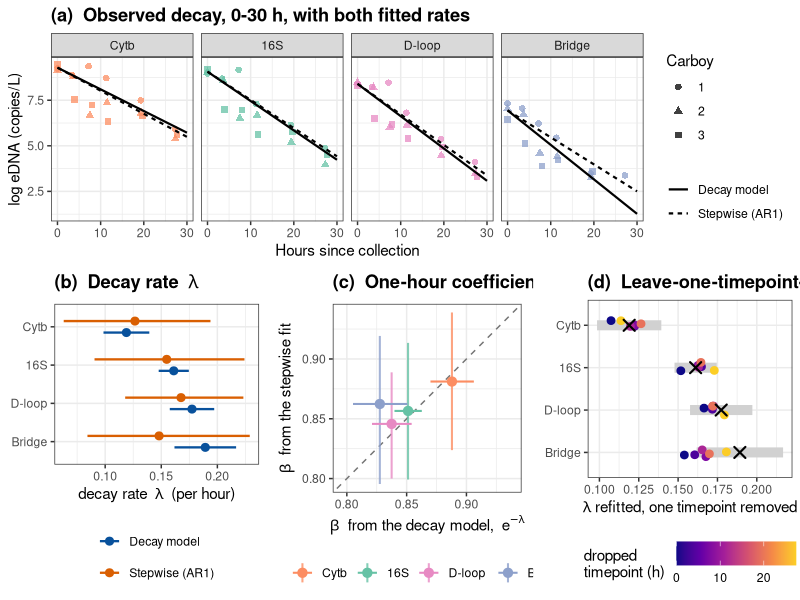

R code for this plot:
# =============================================================================
# ar1_decay_check.R
# -----------------------------------------------------------------------------
# Cross-check on the marker decay rates, independent of the Bayesian fit.
#
# THE CONCERN
#   The decay model fits one exponential through all timepoints at once, so a
#   distant timepoint carries more leverage on the slope than a near one.
#
# THE CHECK
#   Re-estimate each rate from consecutive timepoints only. On the log scale
#   exponential decay is an autoregression with the coefficient fixed at 1 and
#   the decay carried by the intercept,
#
#       log C_t = log C_{t-1} - lambda * dt
#
#   so the estimator is a regression of the step change on the step length
#   through the origin. Every transition contributes once whatever its absolute
#   time, which is the equal weighting the concern asks for. The implied
#   one-hour autoregressive coefficient is beta = exp(-lambda).
#
#   Uncertainty on the stepwise estimate comes from a nonparametric bootstrap
#   over transitions, since consecutive differences share endpoints and an
#   ordinary regression standard error would be optimistic.
#
#   Finally the decay fit is refitted with each timepoint dropped in turn. If
#   one timepoint were driving the rate, that would show it.
#
# OUTPUTS
#   outputs/ddPCR/ar1_decay_check.csv
#   plots/ddPCR/ar1_decay_check.png
#
# No Stan required. Reads only data/Final_decay_ddPCR_datasheet.csv and
# outputs/ddPCR/carboy_rates.csv. Run from the repository root.
# =============================================================================

suppressPackageStartupMessages({
  library(here); library(dplyr); library(tidyr); library(forcats)
  library(ggplot2); library(cowplot); library(RColorBrewer)
})

set.seed(1)

HOURS_MAX <- 30      # the window the published model is fitted on
N_BOOT    <- 4000

marker_map     <- c(Cytb = "cytb", `16S` = "Tt_16S",
                    Dloop = "Tt_DLL1", Bridge = "Tt_longFrag")
locus_levels   <- c("cytb", "Tt_16S", "Tt_DLL1", "Tt_longFrag")
marker_display <- c(cytb = "Cytb", Tt_16S = "16S",
                    Tt_DLL1 = "D-loop", Tt_longFrag = "Bridge")
marker_colors  <- setNames(brewer.pal(4, "Set2")[c(2, 1, 4, 3)], locus_levels)
lab <- function(x) unname(marker_display[as.character(x)])

# --- Data: one mean log concentration per carboy x marker x timepoint --------

raw <- read.csv(here("data", "Final_decay_ddPCR_datasheet.csv"),
                stringsAsFactors = FALSE)

series <- raw %>%
  filter(!Control, Component == "DNA", Carboy %in% 1:3,
         Marker %in% names(marker_map), Hours_base <= HOURS_MAX) %>%
  mutate(marker   = factor(unname(marker_map[Marker]), levels = locus_levels),
         copies_L = as.numeric(copies_mL) * 1000) %>%
  filter(!is.na(copies_L), copies_L > 0) %>%
  group_by(Carboy, marker, Timepoint) %>%
  summarise(t = mean(Hours_base), logC = mean(log(copies_L)), .groups = "drop") %>%
  arrange(Carboy, marker, t)

steps <- series %>%
  group_by(Carboy, marker) %>%
  mutate(dt = t - lag(t), dlog = logC - lag(logC)) %>%
  filter(!is.na(dt), dt > 0) %>%
  ungroup()

# --- Estimator 1: the decay model --------------------------------------------

published <- read.csv(here("outputs", "ddPCR", "carboy_rates.csv"),
                      stringsAsFactors = FALSE) %>%
  transmute(marker = factor(marker, levels = locus_levels),
            lambda = -r, lo = -r - 1.96 * r_sd, hi = -r + 1.96 * r_sd,
            method = "Decay model")

# --- Estimator 2: stepwise / AR1, bootstrapped -------------------------------

ar1 <- lapply(locus_levels, function(mk) {
  d   <- steps %>% filter(marker == mk)
  fit <- function(x) -coef(lm(dlog ~ 0 + dt, data = x))[[1]]
  bs  <- replicate(N_BOOT, fit(d[sample(nrow(d), replace = TRUE), , drop = FALSE]))
  data.frame(marker = mk, lambda = fit(d),
             lo = unname(quantile(bs, 0.025)), hi = unname(quantile(bs, 0.975)),
             method = "Stepwise (AR1)",
             n_transitions = nrow(d), row.names = NULL)
}) %>% bind_rows() %>% mutate(marker = factor(marker, levels = locus_levels))

# --- Assemble ----------------------------------------------------------------

comparison <- bind_rows(published,
                        ar1 %>% dplyr::select(-n_transitions)) %>%
  mutate(beta_1h = exp(-lambda),
         method  = factor(method,
                          levels = c("Decay model",
                                     "Stepwise (AR1)")))

agreement <- published %>%
  dplyr::select(marker, lambda_bayes = lambda, lo_b = lo, hi_b = hi) %>%
  left_join(ar1 %>% dplyr::select(marker, lambda_ar1 = lambda,
                                  lo_a = lo, hi_a = hi, n_transitions),
            by = "marker") %>%
  transmute(marker,
            lambda_bayes, lambda_ar1,
            difference     = lambda_ar1 - lambda_bayes,
            pct_difference = 100 * (lambda_ar1 / lambda_bayes - 1),
            beta_bayes     = exp(-lambda_bayes),
            beta_ar1       = exp(-lambda_ar1),
            intervals_overlap         = lo_a <= hi_b & hi_a >= lo_b,
            bayes_inside_ar1_interval = lambda_bayes >= lo_a & lambda_bayes <= hi_a,
            n_transitions)

# --- Leverage: drop each timepoint in turn and refit -------------------------

loo_tp <- lapply(locus_levels, function(mk) {
  d <- series %>% filter(marker == mk)
  lapply(sort(unique(d$Timepoint)), function(k) {
    m <- lm(logC ~ 0 + factor(Carboy) + t, data = d %>% filter(Timepoint != k))
    data.frame(marker = mk, dropped = k,
               dropped_hours = round(mean(d$t[d$Timepoint == k]), 1),
               lambda = -coef(m)[["t"]], row.names = NULL)
  }) %>% bind_rows()
}) %>% bind_rows() %>% mutate(marker = factor(marker, levels = locus_levels))

write.csv(
  bind_rows(
    comparison %>% mutate(section = "rate estimates") %>% mutate(across(everything(), as.character)),
    agreement  %>% mutate(section = "agreement")      %>% mutate(across(everything(), as.character)),
    loo_tp     %>% mutate(section = "leave-one-timepoint-out") %>% mutate(across(everything(), as.character))),
  here("outputs", "ddPCR", "ar1_decay_check.csv"), row.names = FALSE, na = "")

# =============================================================================
# Figure
# =============================================================================

anchor <- series %>% group_by(marker) %>%
  summarise(c0 = mean(logC[t == min(t)]), .groups = "drop")

line_df <- comparison %>%

  mutate(kind = ifelse(grepl("Stepwise", method), "Stepwise (AR1)", "Decay model")) %>%
  dplyr::select(marker, lambda, kind) %>%
  left_join(anchor, by = "marker") %>%
  crossing(tt = seq(0, HOURS_MAX, length.out = 60)) %>%
  mutate(logC = c0 - lambda * tt)

p_data <- ggplot(series, aes(t, logC)) +
  geom_point(aes(colour = marker, shape = factor(Carboy)), alpha = 0.75, size = 1.9) +
  geom_line(data = line_df, aes(tt, logC, linetype = kind), linewidth = 0.75) +
  facet_wrap(~ marker, nrow = 1, labeller = as_labeller(marker_display)) +
  scale_colour_manual(values = marker_colors, guide = "none") +
  scale_shape_manual(values = c(16, 17, 15), name = "Carboy") +
  scale_linetype_manual(values = c("Decay model" = "solid",
                                   "Stepwise (AR1)"  = "22"), name = NULL) +
  labs(x = "Hours since collection", y = "log eDNA (copies/L)",
       title = "(a)  Observed decay, 0-30 h, with both fitted rates") +
  theme_bw(base_size = 11) +
  theme(legend.position = "right", plot.title = element_text(face = "bold"))

p_rate <- ggplot(comparison, aes(lambda, fct_rev(marker), colour = method)) +
  geom_linerange(aes(xmin = lo, xmax = hi),
                 position = position_dodge(width = 0.6), linewidth = 0.8) +
  geom_point(position = position_dodge(width = 0.6), size = 2.4) +
  scale_y_discrete(labels = marker_display) +
  scale_colour_manual(values = c("#08519C", "#D95F02"), name = NULL) +
  labs(x = expression(paste("decay rate  ", lambda, "  (per hour)")), y = NULL,
       title = expression(bold(paste("(b)  Decay rate  ", lambda)))) +
  theme_bw(base_size = 11) +
  theme(legend.position = "bottom", plot.title = element_text(face = "bold")) +
  guides(colour = guide_legend(ncol = 1))

# (c) beta = exp(-lambda), the quantity the AR1 formulation is stated in.
# Plotted as stepwise against decay model with the line of equality.
beta_pair <- comparison %>%
  mutate(beta = exp(-lambda), beta_lo = exp(-hi), beta_hi = exp(-lo)) %>%
  dplyr::select(marker, method, beta, beta_lo, beta_hi) %>%
  pivot_wider(names_from = method,
              values_from = c(beta, beta_lo, beta_hi)) %>%
  rename(decay = `beta_Decay model`, step = `beta_Stepwise (AR1)`,
         step_lo = `beta_lo_Stepwise (AR1)`, step_hi = `beta_hi_Stepwise (AR1)`,
         decay_lo = `beta_lo_Decay model`, decay_hi = `beta_hi_Decay model`)

rng <- range(c(beta_pair$step_lo, beta_pair$step_hi,
               beta_pair$decay_lo, beta_pair$decay_hi))

p_beta <- ggplot(beta_pair, aes(decay, step, colour = marker)) +
  geom_abline(slope = 1, intercept = 0, linetype = "dashed", colour = "grey45") +
  geom_linerange(aes(ymin = step_lo, ymax = step_hi), linewidth = 0.7, alpha = 0.8) +
  geom_errorbarh(aes(xmin = decay_lo, xmax = decay_hi), height = 0, linewidth = 0.7) +
  geom_point(size = 2.8) +
  scale_colour_manual(values = marker_colors, labels = marker_display, name = NULL) +
  coord_equal(xlim = rng, ylim = rng) +
  labs(x = expression(paste(beta, "  from the decay model,  ", e^{-lambda})),
       y = expression(paste(beta, "  from the stepwise fit")),
       title = expression(bold(paste("(c)  One-hour coefficient  ", beta)))) +
  theme_bw(base_size = 11) +
  theme(legend.position = "bottom", plot.title = element_text(face = "bold"))

p_loo <- ggplot(loo_tp, aes(lambda, fct_rev(marker))) +
  geom_linerange(data = published, inherit.aes = FALSE,
                 aes(xmin = lo, xmax = hi, y = fct_rev(marker)),
                 colour = "grey82", linewidth = 3.4) +
  geom_point(aes(colour = dropped_hours), size = 2.3,
             position = position_jitter(height = 0.13, width = 0)) +
  geom_point(data = published, inherit.aes = FALSE,
             aes(lambda, fct_rev(marker)), shape = 4, size = 3, stroke = 1.1) +
  scale_y_discrete(labels = marker_display) +
  scale_colour_viridis_c(name = "dropped\ntimepoint (h)", option = "C", end = 0.9) +
  labs(x = expression(paste(lambda, " refitted, one timepoint removed")), y = NULL,
       title = "(d)  Leave-one-timepoint-out") +
  theme_bw(base_size = 11) +
  theme(legend.position = "bottom", plot.title = element_text(face = "bold"))

fig <- plot_grid(p_data,
                 plot_grid(p_rate, p_beta, p_loo, ncol = 3,
                           rel_widths = c(1, 1, 1)),
                 ncol = 1, rel_heights = c(1, 1.25))

ggsave(here("plots", "ddPCR", "ar1_decay_check.png"), fig,
       width = 14, height = 8.6, dpi = 300)

# =============================================================================
# Report
# =============================================================================

cat("\n=== Decay rate, both estimators (0 -", HOURS_MAX, "h) ===\n")
print(as.data.frame(comparison %>%
  transmute(marker = lab(marker), method,
            lambda = round(lambda, 4), lo = round(lo, 4), hi = round(hi, 4),
            beta_1h = round(beta_1h, 4))))

cat("\n=== Decay model vs stepwise AR1 ===\n")
print(as.data.frame(agreement %>%
  transmute(marker = lab(marker),
            lambda_decay = round(lambda_bayes, 4),
            lambda_ar1   = round(lambda_ar1, 4),
            pct_difference = round(pct_difference, 1),
            beta_decay = round(beta_bayes, 4), beta_ar1 = round(beta_ar1, 4),
            intervals_overlap, decay_inside_ar1_interval = bayes_inside_ar1_interval, n_transitions)))

full_lambda <- sapply(locus_levels, function(mk)
  -coef(lm(logC ~ 0 + factor(Carboy) + t, data = series %>% filter(marker == mk)))[["t"]])

cat("\n=== Leverage: lambda when one timepoint is dropped ===\n")
print(as.data.frame(loo_tp %>% group_by(marker) %>%
  summarise(min = min(lambda), max = max(lambda), .groups = "drop") %>%
  mutate(full_data     = full_lambda[as.character(marker)],
         abs_spread    = max - min,
         max_shift_pct = round(100 * pmax(abs(max - full_data),
                                          abs(min - full_data)) / full_data, 1),
         marker = lab(marker),
         across(c(min, max, full_data, abs_spread), ~round(.x, 4)))))

cat("\nBridge has the widest absolute spread (",
    round(max(loo_tp$lambda[loo_tp$marker == "Tt_longFrag"]) -
          min(loo_tp$lambda[loo_tp$marker == "Tt_longFrag"]), 4),
    " on lambda) and Cytb the largest relative shift; both have the fewest\n",
    "usable observations, Bridge because of its non-detections.\n", sep = "")

cat("\nSaved: outputs/ddPCR/ar1_decay_check.csv\n")
cat("       plots/ddPCR/ar1_decay_check.png\n")
